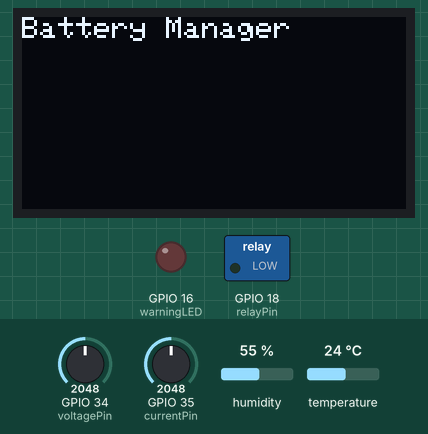
This sketch was run on a simulated ESP32. Shown: 128×64 one-colour display, switched loads named in the sketch (green lamp = pin HIGH), output pins drawn as LEDs (lit = HIGH). The inputs (shaded band) are chosen by the test bench; at power-on: GPIO 34 (voltagePin) = 2048, temperature 24 °C, GPIO 35 (currentPin) = 2048, humidity 55 %. WiFi joins after 1.5 s; servers stay silent unless stated; the display library's start-up logo is not drawn; what the sketch prints to the serial monitor is not drawn.

Above: at 3.9 s.
At 7.0 s:
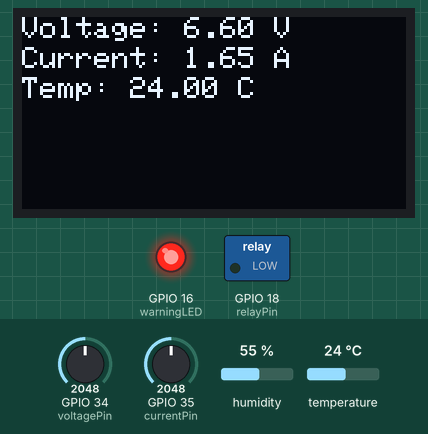
7.1 s: GPIO 34 (voltagePin) set to 1922
9.4 s: GPIO 34 (voltagePin) set to 1790
At 10.6 s:
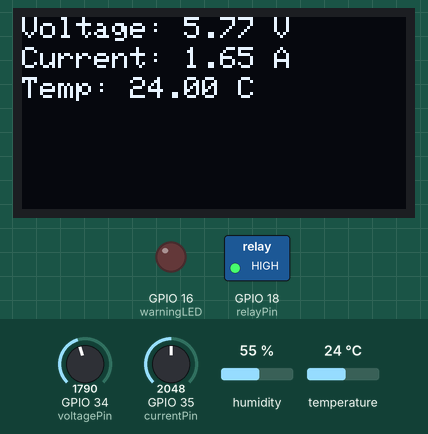
11.5 s: temperature set to 12 °C
At 12.5 s:
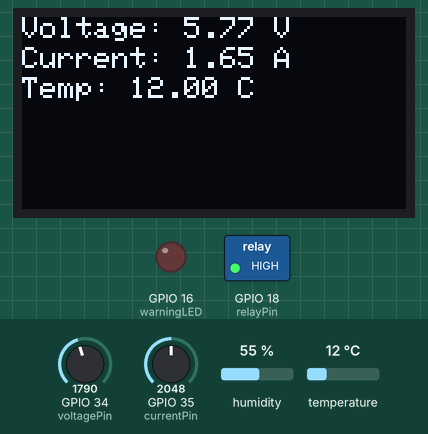
13.6 s: GPIO 35 (currentPin) set to 2424
At 15.4 s:
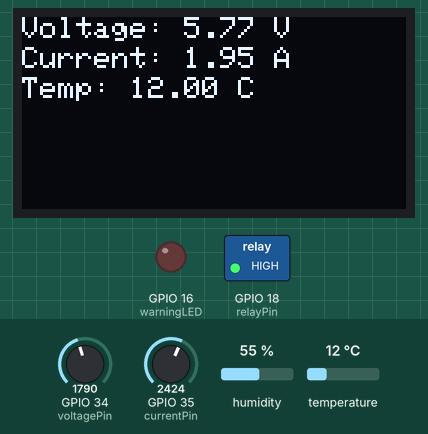
15.7 s: GPIO 35 (currentPin) set to 2512
At 17.5 s:
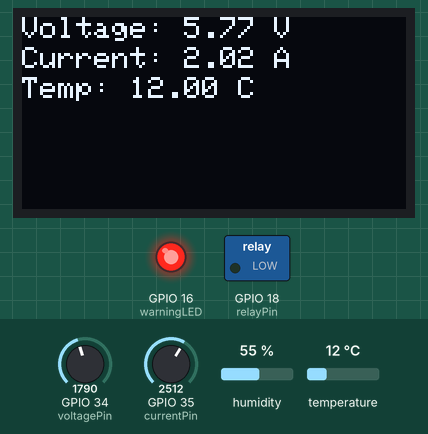
17.8 s: temperature set to 19 °C
Timing chart, 0 to 20.8 s (numbered marks = the images above; inputs shaded):
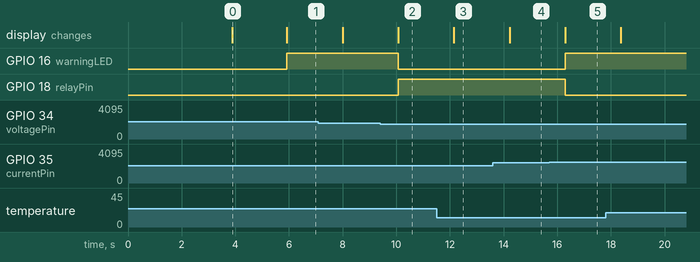

Measured:
- the behaviour switches between 1862 and 1861 on GPIO 34 (voltagePin) (found by bisection; images 1 and 2)
- the behaviour switches between 2481 and 2482 on GPIO 35 (currentPin) (found by bisection; images 4 and 5)
- after the input at 9.4 s, GPIO 16 (warningLED): HIGH → LOW after 0.67 s; GPIO 18 (relayPin): LOW → HIGH after 0.67 s; the display: changes after 0.67 s (image 2)
- after the input at 11.5 s, the display: changes after 0.65 s (image 3)
- after the input at 13.6 s, the display: changes after 0.62 s (image 4)
- after the input at 15.7 s, GPIO 16 (warningLED): LOW → HIGH after 0.60 s; GPIO 18 (relayPin): HIGH → LOW after 0.60 s; the display: changes after 0.60 s (image 5)
- what the display in image 0 shows lasts 2.0 s, from 3.9 s to 5.9 s

The sketch:

sketch.ino
```cpp
#define BLYNK_TEMPLATE_ID "TMPL3pejADN8O"
#define BLYNK_TEMPLATE_NAME "EV"
#define BLYNK_AUTH_TOKEN "o51vepgQ3Jemlbs1Ct3ZYp7l1VvAoUFL"

#include <Wire.h>
#include <Adafruit_SSD1306.h>
#include <DHTesp.h>
#include <WiFi.h>
#include <BlynkSimpleEsp32.h>

char auth[] = "B9GN_M0f5APaQmYDrCTTBxmx__yYb6Ik";
char ssid[] = "Wokwi-GUEST";
char pass[] = "";

#define SCREEN_WIDTH 128
#define SCREEN_HEIGHT 64
#define OLED_RESET    -1
Adafruit_SSD1306 display(SCREEN_WIDTH, SCREEN_HEIGHT, &Wire, OLED_RESET);

const int voltagePin = 34;
const int currentPin = 35;
const int warningLED = 16;
const int relayPin = 18;
const float voltageConversionFactor = 3.3 / 4095.0;
const float currentConversionFactor = 3.3 / 4095.0;

const int DHT_PIN = 15;

DHTesp dhtSensor;


void setup() {
  Serial.begin(115200);
  dhtSensor.setup(DHT_PIN, DHTesp::DHT22);

  if (!display.begin(SSD1306_SWITCHCAPVCC, 0x3C)) {
    Serial.println(F("SSD1306 allocation failed"));
    while (1);
  }
  display.display();
  delay(2000);
  display.clearDisplay();

  pinMode(warningLED, OUTPUT);
  digitalWrite(warningLED, LOW);

  pinMode(relayPin, OUTPUT);
  digitalWrite(relayPin, LOW);

  WiFi.begin(ssid, pass);
  while (WiFi.status() != WL_CONNECTED) {
    delay(500);
    Serial.print(".");
  }
  Serial.println("Connected to WiFi");

  Blynk.begin(auth, ssid, pass);

  display.setTextSize(1);
  display.setTextColor(SSD1306_WHITE);
  display.setCursor(0, 0);
  display.print("Battery Manager");
  display.display();
  delay(2000);
}

void loop() {
  Blynk.run();

  if (WiFi.status() != WL_CONNECTED) {
    Serial.println("WiFi disconnected, trying to reconnect...");
    WiFi.begin(ssid, pass);
    while (WiFi.status() != WL_CONNECTED) {
      delay(500);
      Serial.print(".");
    }
    Serial.println("Reconnected to WiFi");
  }

  int voltageValue = analogRead(voltagePin);
  float batteryVoltage = voltageValue * voltageConversionFactor * 4;

  int currentValue = analogRead(currentPin);
  float batteryCurrent = currentValue * currentConversionFactor;


  TempAndHumidity  data = dhtSensor.getTempAndHumidity();
  Serial.println("Temp: " + String(data.temperature, 2) + "°C");


  // Check if the temperature reading is valid

    // Apply the custom adjustment


  display.clearDisplay();
  display.setCursor(0, 0);
  display.print("Voltage: ");
  display.print(batteryVoltage);
  display.print(" V");

  display.setCursor(0, 10);
  display.print("Current: ");
  display.print(batteryCurrent);
  display.print(" A");

  display.setCursor(0, 20);
  display.print("Temp: ");
  display.print(data.temperature);
  display.print(" C");


  display.display();

  Blynk.virtualWrite(V0, batteryVoltage);
  Blynk.virtualWrite(V1, batteryCurrent);
  Blynk.virtualWrite(V2, data.temperature);

  if (batteryVoltage < 3.0 ||batteryVoltage > 6.0 || batteryCurrent > 2.0 || data.temperature > 60.0) {
    digitalWrite(warningLED, HIGH);
    Blynk.virtualWrite(V4, 255);
    Serial.println("Warning: Battery Alert!");
    digitalWrite(relayPin, LOW);
  }
  else {
    digitalWrite(warningLED, LOW);
    Blynk.virtualWrite(V4, 0);
    Serial.println("It's Working!");
    digitalWrite(relayPin, HIGH);
  }
  delay(1000);
}
```
